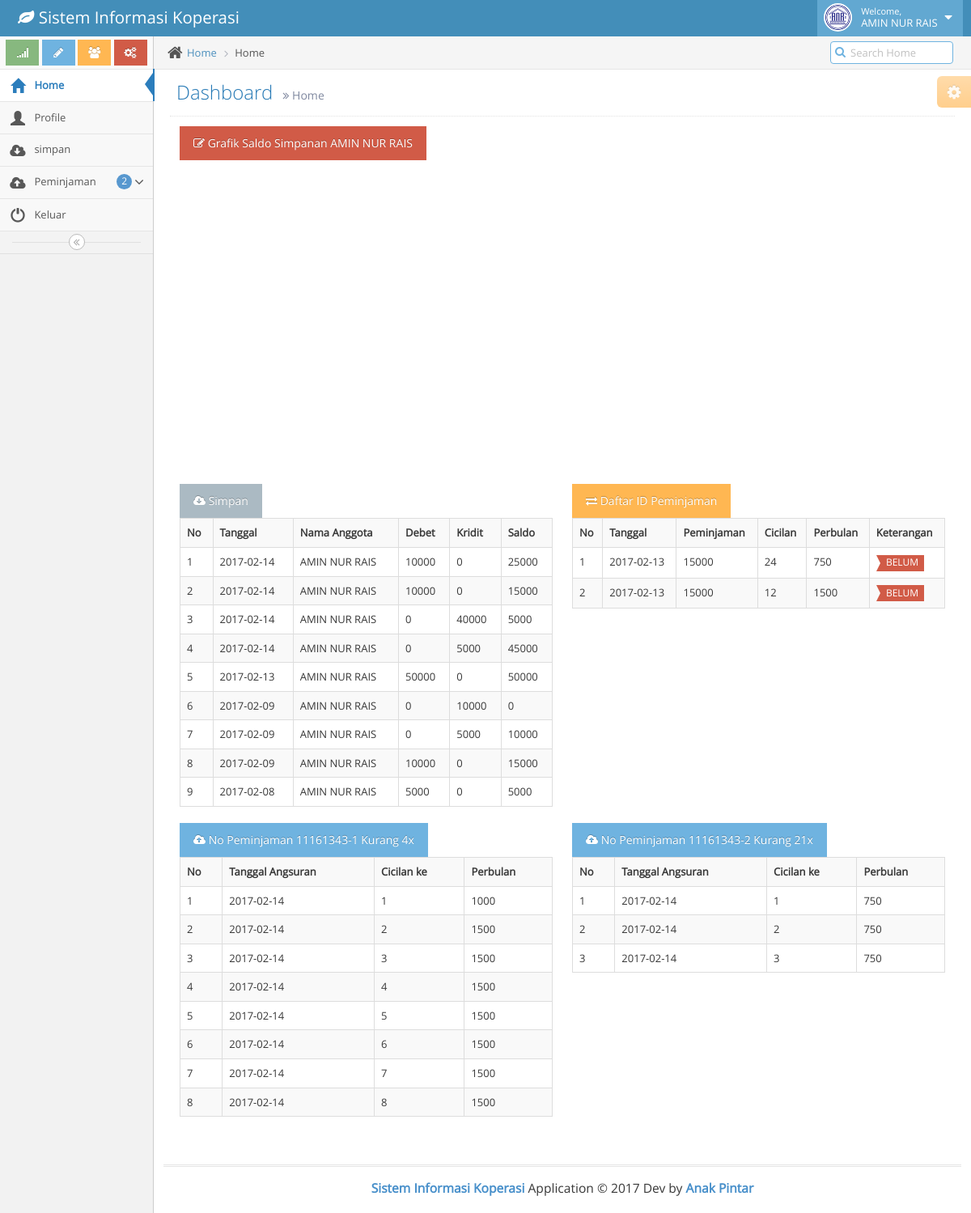
The app's page /index.php (signed in) with its own data.
### tables this page shows
CREATE TABLE IF NOT EXISTS `simpan` (
  `id_simpan` int(11) NOT NULL AUTO_INCREMENT,
  `username` varchar(25) NOT NULL,
  `id_anggota` varchar(30) NOT NULL,
  `tgl_simpan` datetime NOT NULL,
  `debet_anggota` float NOT NULL,
  `kridit_anggota` float NOT NULL,
  `saldo_anggota` float NOT NULL,
  `ket_simpan` text NOT NULL,
  PRIMARY KEY (`id_simpan`)
);

CREATE TABLE IF NOT EXISTS `anggota` (
  `id_anggota` varchar(30) NOT NULL,
  `nama` varchar(50) NOT NULL,
  `alamat` text NOT NULL,
  `no_hp` varchar(12) NOT NULL,
  `password` varchar(100) NOT NULL,
  PRIMARY KEY (`id_anggota`)
);

CREATE TABLE IF NOT EXISTS `peminjaman` (
  `id_peminjaman` varchar(30) NOT NULL,
  `tgl_peminjaman` date NOT NULL,
  `id_anggota` varchar(30) NOT NULL,
  `username` varchar(25) NOT NULL,
  `peminjaman` float NOT NULL,
  `cicilan` enum('12','24','36') NOT NULL,
  `perbulan` float NOT NULL,
  `ket` enum('LUNAS','BELUM') NOT NULL,
  PRIMARY KEY (`id_peminjaman`)
);

CREATE TABLE IF NOT EXISTS `angsuran` (
  `id_angsuran` int(11) NOT NULL AUTO_INCREMENT,
  `tgl_angsuran` date NOT NULL,
  `id_peminjaman` varchar(30) NOT NULL,
  `id_anggota` varchar(30) NOT NULL,
  `username` varchar(25) NOT NULL,
  `perbulan` float NOT NULL,
  `angsuran_ke` int(11) NOT NULL,
  PRIMARY KEY (`id_angsuran`)
);

### setting.php (called while the page is built, shortened)
<?php
	class setting{
		function view($file){
			return include "view/".$file .".php";
		}
		function session(){
			return $_SESSION['login'];
		}
		public function where($table,$pk,$id,$query=FALSE){
			return mysql_query("SELECT * FROM $table WHERE $pk = '$id' $query");
		}
	}
?>

### model/client/m_home.php (called while the page is built, shortened)
<?php
	class m_home{
		public function __construct(){
			$db = new setting;
		}
		public function select($table,$query=FALSE){
			return mysql_query("SELECT * FROM $table $query");
		}
	}
?>

### view/client/modhome/view.php (the view, shortened to what this page needs)
<?php
	include 'model/client/m_home.php';
	$home = new m_home;
			?>
			<?php
	if (isset($_POST['cari'])) {
		$select 	= $home->find($_POST['cari']);
	}else{
		$simpan 	= $home->select("simpan,anggota","WHERE simpan.id_anggota = anggota.id_anggota AND simpan.id_anggota = $_SESSION[id] ORDER BY simpan.id_simpan DESC LIMIT 10");
		$saldo 		= $home->select("peminjaman","WHERE peminjaman.id_anggota = $_SESSION[id] ORDER BY peminjaman.id_peminjaman DESC LIMIT 10");
		$peminjaman = $home->select("peminjaman, anggota","WHERE peminjaman.id_anggota = anggota.id_anggota AND peminjaman.id_anggota = $_SESSION[id]");
	}
?>
<div class="col-md-12">
	<a href="grafik.php?id=<?php echo $_SESSION[id]; ?>" target="_BLANK" class="btn btn-danger"><span class="fa fa-pencil-square-o"></span> Grafik Saldo Simpanan <?php echo $_SESSION['nama']?></a>
	<?php include_once 'grafik.php'; ?>
</div>
<div class="clearfix"></div>
<div class="col-md-6">
	<button class="btn btn-default"><span class=" fa fa-cloud-download"></span> Simpan</button>
	<table class="table table-striped table-bordered table-hover">
		<tr>
			<th>No</th>
			<th>Tanggal</th>
			<th>Nama Anggota</th>
			<th>Debet</th>
			<th>Kridit</th>
			<th>Saldo</th>
		</tr>
		<?php
			$no=1;
			while ($row = mysql_fetch_array($simpan)) {
				echo "
					<tr>
						<td>".$no++."</td>
						<td>".substr($row['tgl_simpan'],0,10)."</td>
						<td title='$row[id_anggota]'>$row[nama]</td>
						<td>$row[debet_anggota]</td>
						<td>$row[kridit_anggota]</td>
						<td>$row[saldo_anggota]</td>
					</tr>
				";
			}
		?>
	</table>
</div>
<div class="col-md-6">
	<button class="btn btn-warning"><span class="fa fa-exchange"></span> Daftar ID Peminjaman</button>
	<table class="table table-striped table-bordered table-hover">
		<tr>
			<th>No</th>
			<th>Tanggal</th>
			<th>Peminjaman</th>
			<th>Cicilan</th>
			<th>Perbulan</th>
			<th>Keterangan</th>
		</tr>
		<?php
			$no=1;
			while ($row = mysql_fetch_array($saldo)) {
				if ($row['ket']=="BELUM") {
					$class="label label-danger arrowed-in";
				}else{
					$class="label label-success arrowed";
				}
				echo "
					<tr>
						<td>".$no++."</td>
						<td>$row[tgl_peminjaman]</td>
						<td>$row[peminjaman]</td>
						<td>$row[cicilan]</td>
						<td>$row[perbulan]</td>
						<td><span class='$class'>$row[ket]</span></td>
					</tr>
				";
			}
		?>
	</table>
</div>
<div class="clearfix"></div>
<?php
	$no=1;
	while ($data = mysql_fetch_array($peminjaman)) {
		$id_peminjaman=$data['id_peminjaman'];
		$angsuran 	= $home->select("angsuran"," WHERE id_peminjaman = '$id_peminjaman' ");
		$kurang 	= $data['cicilan'] - mysql_num_rows($angsuran);
?>
	<div class="col-md-6">
		<button class="btn btn-info"><span class="fa fa-cloud-upload"></span> No Peminjaman <?php echo $id_peminjaman ." Kurang " .$kurang ."x"; ?></button>
		<table class="table table-striped table-bordered table-hover">
			<tr>
				<th>No</th>
				<th>Tanggal Angsuran</th>
				<th>Cicilan ke</th>
				<th>Perbulan</th>
			</tr>
			<?php
				$n=1;
				while ($row = mysql_fetch_array($angsuran)) {
					echo "
						<tr>
							<td>".$n++."</td>
							<td>$row[tgl_angsuran]</td>
							<td>$row[angsuran_ke]</td>
							<td>$row[perbulan]</td>
						</tr>
					";
				}
			?>
		</table>
	</div>
	<?php
		if($no%2==0){
			echo "<div class='clearfix'></div>";
		}
	$no++;
	}
?>

### index.php (shortened to what this page needs)
<?php
	include 'setting.php';
	$db	= new setting;
	if ($db->session()) {
		if (isset($_GET['mod'])) {
			$mod=$_GET['mod'];
		}else{
			$mod="home";
		}
		if (isset($_GET['aksi'])) {
			$aksi=$_GET['aksi'];
		}else{
			$aksi="view";
		}
		if ($_SESSION['level']=="admin") {
			$db->view("admin/head");
			$db->view("admin/header");
			$db->view("admin/sidebar");
			$db->view("admin/mod$mod/$aksi");
			$db->view("admin/footer");
		}elseif ($_SESSION['level']=="client") {
			$db->view("client/head");
			$db->view("client/header");
			$db->view("client/sidebar");
			$db->view("client/mod$mod/$aksi");
			$db->view("client/footer");
		}else{
			$db->logout();
		}
	}elseif (isset($_GET['login'])) {
		if ($_GET['login']=="admin") {
			$db->view("admin/login");
		}elseif ($_GET['login']=="client") {
			$db->view("client/login");
		}
	}else{
		$db->view("dashboard/index");
	}
?>

### view/client/head.php (shortened to what this page needs)
<!DOCTYPE html>
<html lang="en">
	<head>
		<link rel="stylesheet" href="assets/backend/css/bootstrap.min.css" />
		<link rel="stylesheet" href="assets/backend/font-awesome/4.2.0/css/font-awesome.min.css" />
		<link rel="stylesheet" href="assets/backend/css/ace.min.css" class="ace-main-stylesheet" id="main-ace-style" />
	</head>

### view/client/header.php (shortened to what this page needs)
<body class="no-skin">
	<div id="navbar" class="navbar navbar-default">
		<div class="navbar-container" id="navbar-container">
			<div class="navbar-header pull-left">
				<a href="index.html" class="navbar-brand">
					<small>
						<i class="fa fa-leaf"></i>
						<?php echo $this->app_name; ?>
					</small>
				</a>
			</div>
			<div class="navbar-buttons navbar-header pull-right" role="navigation">
				<ul class="nav ace-nav">
					<li class="light-blue">
						<a data-toggle="dropdown" href="#" class="dropdown-toggle">
							<img class="nav-user-photo" src="assets/backend/img/logo.png" alt="Jason's Photo" />
							<span class="user-info">
								<small>Welcome,</small>
								<?php echo $_SESSION['nama']; ?>
							</span>
							<i class="ace-icon fa fa-caret-down"></i>
						</a>
					</li>
				</ul>
			</div>
		</div>
	</div>

### view/client/sidebar.php (shortened to what this page needs)
<?php
	$peminjaman=$this->where("peminjaman","id_anggota","$_SESSION[id]");
?>
		<div class="main-container" id="main-container">
			<div id="sidebar" class="sidebar                  responsive">
				<div class="sidebar-shortcuts" id="sidebar-shortcuts">
					<div class="sidebar-shortcuts-large" id="sidebar-shortcuts-large">
						<button class="btn btn-success">
							<i class="ace-icon fa fa-signal"></i>
						</button>
						<button class="btn btn-info">
							<i class="ace-icon fa fa-pencil"></i>
						</button>
						<button class="btn btn-warning">
							<i class="ace-icon fa fa-users"></i>
						</button>
						<button class="btn btn-danger">
							<i class="ace-icon fa fa-cogs"></i>
						</button>
					</div>
				</div>
				<ul class="nav nav-list">
					<li class="<?php if(isset($_GET['mod'])){if($_GET['mod']=='home'){ echo 'active';}}else{ echo 'active';	} ?>">
						<a href="index.php">
							<i class="menu-icon glyphicon glyphicon-home"></i>
							<span class="menu-text"> Home </span>
						</a>
					</li>
					<li class="<?php if(isset($_GET['mod'])){if($_GET['mod']=='profile'){ echo 'active';}}?>">
						<a href="?mod=profile">
							<i class="menu-icon glyphicon glyphicon-user"></i>
							<span class="menu-text"> Profile </span>
						</a>
					</li>
					<li class="<?php if(isset($_GET['mod'])){if($_GET['mod']=='simpan'){ echo 'active';}}?>">
						<a href="?mod=simpan">
							<i class="menu-icon fa fa-cloud-download"></i>
							<span class="menu-text"> simpan </span>
						</a>
					</li>
					<li class="<?php if(isset($_GET['mod'])){if($_GET['mod']=='peminjaman'){ echo 'active';}}?>">
						<a href="#" class="dropdown-toggle">
							<i class="menu-icon fa fa-cloud-upload"></i>
							<span class="menu-text">
								Peminjaman
								<span class="badge badge-primary"><?php echo mysql_num_rows($peminjaman);?></span>
							</span>
							<b class="arrow fa fa-angle-down"></b>
						</a>
					</li>
					<li class="">
						<a href="?mod=keluar">
							<i class="menu-icon glyphicon glyphicon-off"></i>
							<span class="menu-text"> Keluar </span>
						</a>
					</li>
				</ul>
				<div class="sidebar-toggle sidebar-collapse" id="sidebar-collapse">
					<i class="ace-icon fa fa-angle-double-left" data-icon1="ace-icon fa fa-angle-double-left" data-icon2="ace-icon fa fa-angle-double-right"></i>
				</div>
			</div>
			<div class="main-content">
				<div class="main-content-inner">
					<div class="breadcrumbs" id="breadcrumbs">
						<ul class="breadcrumb">
							<li>
								<i class="ace-icon fa fa-home home-icon"></i>
								<a href="#">Home</a>
							</li>
							<li class="active"><?php
										if (isset($_GET['mod'])) {
											$mod=$_GET['mod'];
										}else{
											$mod="home";
										}
										echo ucfirst($mod);
									?></li>
						</ul>
						<div class="nav-search" id="nav-search">
							<form method="post" action="?mod=<?php echo $mod; ?>&aksi=view" class="form-search">
								<span class="input-icon">
									<input type="text" name="cari" placeholder="Search <?php echo ucfirst($mod) ?>" class="nav-search-input" id="nav-search-input" autocomplete="off" />
									<i class="ace-icon fa fa-search nav-search-icon"></i>
								</span>
							</form>
						</div>
					</div>
					<div class="page-content">
						<div class="ace-settings-container" id="ace-settings-container">
							<div class="btn btn-app btn-xs btn-warning ace-settings-btn" id="ace-settings-btn">
								<i class="ace-icon fa fa-cog bigger-130"></i>
							</div>
						</div>
						<div class="page-header">
							<h1>
								Dashboard
								<small>
									<i class="ace-icon fa fa-angle-double-right"></i>
									<?php
										echo ucfirst($mod);
									?>
								</small>
							</h1>
						</div>
						<div class="row">
							<div class="col-xs-12">

### grafik.php (shortened to what this page needs)
<div id="loadview" style="min-width: 310px; min-height: 400px; margin: 0 auto"></div>

### view/client/footer.php (shortened to what this page needs)
							</div>
						</div>
					</div>
				</div>
			</div>
			<div class="footer">
				<div class="footer-inner">
					<div class="footer-content">
						<span class="bigger-120">
							<span class="blue bolder"><?php echo $this->app_name; ?></span>
							Application &copy; <?php echo $this->app_year ." Dev by <a href='$this->app_dev_web' target='_BLANK' class='blue bolder'>" .$this->app_dev."</a>"; ?>
						</span>
					</div>
				</div>
			</div>
		</div>
	</body>
</html>

### records on screen
simpan: tgl_simpan "2017-02-14", id_anggota.nama "AMIN NUR RAIS", debet_anggota "10000", kridit_anggota "0", saldo_anggota "25000"
simpan: tgl_simpan "2017-02-14", id_anggota.nama "AMIN NUR RAIS", debet_anggota "10000", kridit_anggota "0", saldo_anggota "15000"
simpan: tgl_simpan "2017-02-14", id_anggota.nama "AMIN NUR RAIS", debet_anggota "0", kridit_anggota "40000", saldo_anggota "5000"
simpan: tgl_simpan "2017-02-14", id_anggota.nama "AMIN NUR RAIS", debet_anggota "0", kridit_anggota "5000", saldo_anggota "45000"
simpan: tgl_simpan "2017-02-13", id_anggota.nama "AMIN NUR RAIS", debet_anggota "50000", kridit_anggota "0", saldo_anggota "50000"
simpan: tgl_simpan "2017-02-09", id_anggota.nama "AMIN NUR RAIS", debet_anggota "0", kridit_anggota "10000", saldo_anggota "0"
simpan: tgl_simpan "2017-02-09", id_anggota.nama "AMIN NUR RAIS", debet_anggota "0", kridit_anggota "5000", saldo_anggota "10000"
simpan: tgl_simpan "2017-02-09", id_anggota.nama "AMIN NUR RAIS", debet_anggota "10000", kridit_anggota "0", saldo_anggota "15000"
simpan: tgl_simpan "2017-02-08", id_anggota.nama "AMIN NUR RAIS", debet_anggota "5000", kridit_anggota "0", saldo_anggota "5000"
peminjaman: tgl_peminjaman "2017-02-13", peminjaman "15000", cicilan "24", perbulan "750", ket "BELUM", id_peminjaman "11161343-2", cicilan "21"
peminjaman: tgl_peminjaman "2017-02-13", peminjaman "15000", cicilan "12", perbulan "1500", ket "BELUM", id_peminjaman "11161343-1", cicilan "4"
angsuran: tgl_angsuran "2017-02-14", angsuran_ke "1", perbulan "1000"
angsuran: tgl_angsuran "2017-02-14", angsuran_ke "2", perbulan "1500"
angsuran: tgl_angsuran "2017-02-14", angsuran_ke "3", perbulan "1500"
angsuran: tgl_angsuran "2017-02-14", angsuran_ke "4", perbulan "1500"
angsuran: tgl_angsuran "2017-02-14", angsuran_ke "5", perbulan "1500"
angsuran: tgl_angsuran "2017-02-14", angsuran_ke "6", perbulan "1500"
angsuran: tgl_angsuran "2017-02-14", angsuran_ke "7", perbulan "1500"
angsuran: tgl_angsuran "2017-02-14", angsuran_ke "8", perbulan "1500"
angsuran: tgl_angsuran "2017-02-14", angsuran_ke "1", perbulan "750"
angsuran: tgl_angsuran "2017-02-14", angsuran_ke "2", perbulan "750"
angsuran: tgl_angsuran "2017-02-14", angsuran_ke "3", perbulan "750"

### other values on screen
$this->app_name "Sistem Informasi Koperasi"
$_SESSION['nama'] "AMIN NUR RAIS"
mysql_num_rows($peminjaman) "2"
$mod "Home"
$this->app_year "2017"
$this->app_dev "Anak Pintar"
